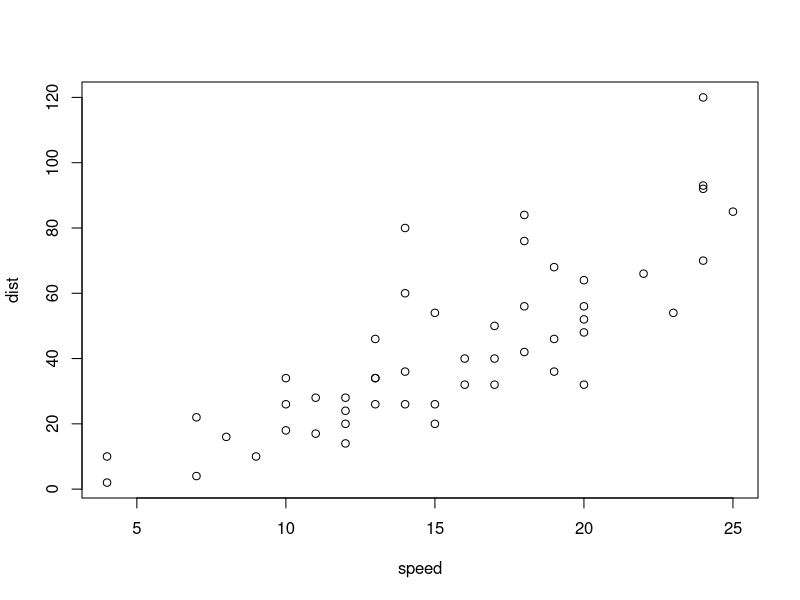
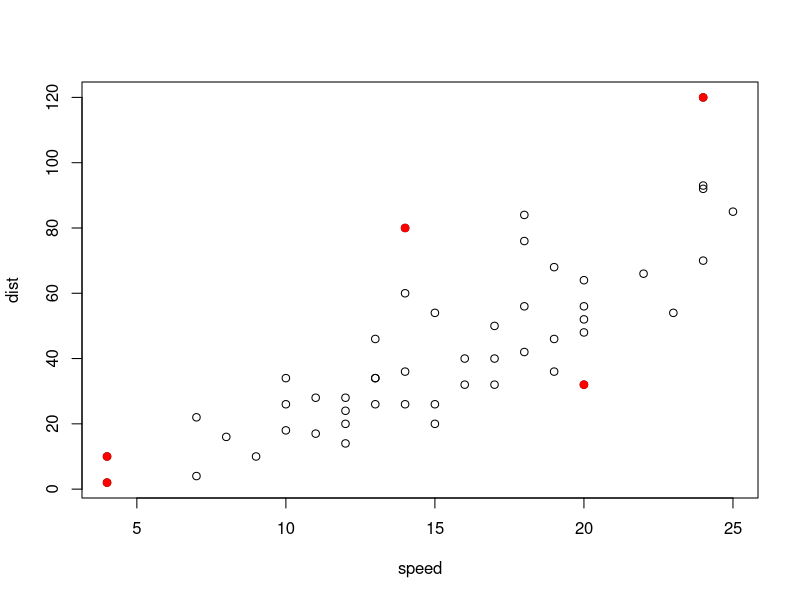

The R script that drew these images, in order:
data(cars)
plot(cars)

centroid<-c(mean(cars$speed),mean(cars$dist))
cov_mat<-cov(cars)
inv_cov_mat<-solve(cov_mat)
all_distances<-NULL
k<-1
while(k<=nrow(cars)){
  the_distance<-cars[k,]-centroid
  mahalanobis_dist<-t(matrix(as.numeric(the_distance)))%*% matrix(inv_cov_mat,nrow=2) %*% matrix(as.numeric(the_distance))
  all_distances<-c(all_distances,mahalanobis_dist)
  k<-k+1
}
plot(cars)
points(cars$speed[which(all_distances>quantile(all_distances,.9))], cars$dist[which(all_distances>quantile(all_distances,.9))],col='red',pch=19)
